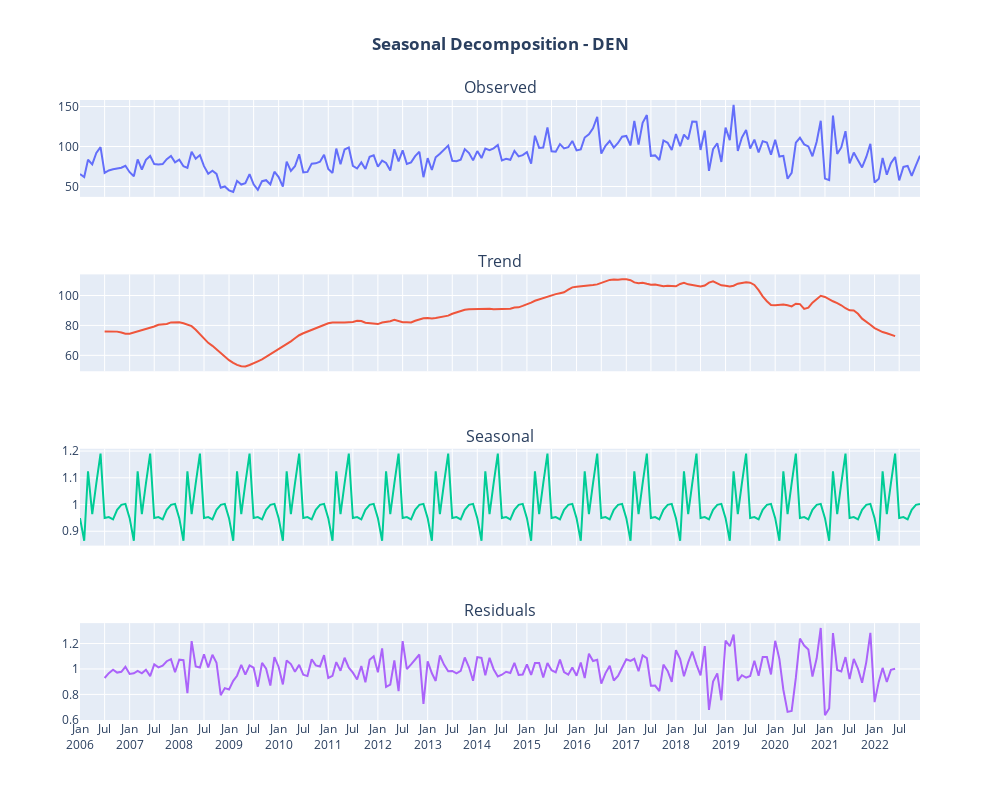

The code cell stored with this chart in its notebook:
### Code cell
def plot_seasonal_decompose(result:DecomposeResult, dates:pd.Series=None, title:str="Seasonal Decomposition - " + country):
    x_values = dates
    return (
        make_subplots(
            rows=4,
            cols=1,
            shared_xaxes=True,
            subplot_titles=["Observed", "Trend", "Seasonal", "Residuals"],
        )
        .add_trace(go.Scatter(x=x_values.to_timestamp(), y=result.observed, mode="lines", name='Observed'), row=1, col=1,)
        .add_trace(go.Scatter(x=x_values.to_timestamp(), y=result.trend, mode="lines", name='Trend'), row=2, col=1,)
        .add_trace(go.Scatter(x=x_values.to_timestamp(), y=result.seasonal, mode="lines", name='Seasonal'), row=3, col=1,)
        .add_trace(go.Scatter(x=x_values.to_timestamp(), y=result.resid, mode="lines", name='Residual'), row=4, col=1,)
        .update_layout(height=800, width=1000, title=f'<b>{title}</b>', margin={'t':100}, title_x=0.5, showlegend=False)
        .update_xaxes(dtick="M6",tickformat="%b\n%Y")        
    )

decomposition = seasonal_decompose(df[dep_var], model='multiplicative', period=12)
fig = plot_seasonal_decompose(decomposition, dates=df.index)
fig.show()

### Figure 1 — Plotly figure (JSON) as saved in the notebook; plotly's stock layout.template omitted (floating-point values rounded to 4 significant figures; data arrays with more than 128 entries replaced by an {"elided": "..."} marker saying what was removed)
{"data": [{"mode": "lines", "name": "Observed", "type": "scatter", "x": {"elided": "204 str values"}, "xaxis": "x", "y": {"elided": "204 float values"}, "yaxis": "y"}, {"mode": "lines", "name": "Trend", "type": "scatter", "x": {"elided": "204 str values"}, "xaxis": "x2", "y": {"elided": "204 float values"}, "yaxis": "y2"}, {"mode": "lines", "name": "Seasonal", "type": "scatter", "x": {"elided": "204 str values"}, "xaxis": "x3", "y": {"elided": "204 float values"}, "yaxis": "y3"}, {"mode": "lines", "name": "Residual", "type": "scatter", "x": {"elided": "204 str values"}, "xaxis": "x4", "y": {"elided": "204 float values"}, "yaxis": "y4"}], "layout": {"annotations": [{"font": {"size": 16}, "showarrow": false, "text": "Observed", "x": 0.5, "xanchor": "center", "xref": "paper", "y": 1, "yanchor": "bottom", "yref": "paper"}, {"font": {"size": 16}, "showarrow": false, "text": "Trend", "x": 0.5, "xanchor": "center", "xref": "paper", "y": 0.7188, "yanchor": "bottom", "yref": "paper"}, {"font": {"size": 16}, "showarrow": false, "text": "Seasonal", "x": 0.5, "xanchor": "center", "xref": "paper", "y": 0.4375, "yanchor": "bottom", "yref": "paper"}, {"font": {"size": 16}, "showarrow": false, "text": "Residuals", "x": 0.5, "xanchor": "center", "xref": "paper", "y": 0.1562, "yanchor": "bottom", "yref": "paper"}], "height": 800, "margin": {"t": 100}, "showlegend": false, "title": {"text": "<b>Seasonal Decomposition - DEN</b>", "x": 0.5}, "width": 1000, "xaxis": {"anchor": "y", "domain": [0, 1], "dtick": "M6", "matches": "x4", "showticklabels": false, "tickformat": "%b\n%Y"}, "xaxis2": {"anchor": "y2", "domain": [0, 1], "dtick": "M6", "matches": "x4", "showticklabels": false, "tickformat": "%b\n%Y"}, "xaxis3": {"anchor": "y3", "domain": [0, 1], "dtick": "M6", "matches": "x4", "showticklabels": false, "tickformat": "%b\n%Y"}, "xaxis4": {"anchor": "y4", "domain": [0, 1], "dtick": "M6", "tickformat": "%b\n%Y"}, "yaxis": {"anchor": "x", "domain": [0.8438, 1]}, "yaxis2": {"anchor": "x2", "domain": [0.5625, 0.7188]}, "yaxis3": {"anchor": "x3", "domain": [0.2812, 0.4375]}, "yaxis4": {"anchor": "x4", "domain": [0, 0.1562]}}}
